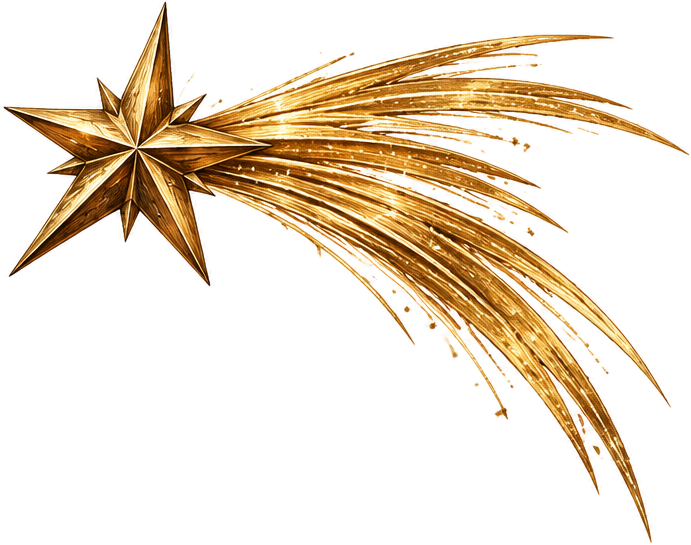
#> input picture videos/assets/noel-etoile-filante.png, 691 x 545 px; its folder holds only this picture in this run
$ python decoupe_illustrations.py noel-etoile-filante.png
#> lines starting #> are read from the running program, lines starting #| are printed output that depends on the picture; after the words box and inside, x2 and y2 are one past the last pixel; in counts of white or black regions, pixels touching at a corner belong together
"""Découpe les éléments de la planche d'illustrations de Noël (fond blanc) en PNG transparents.

Usage : python3 videos/assets/decoupe_illustrations.py planche.png [coffre.png]
Le second fichier (coffre-cadeau sur faux damier de transparence) donne noel-coffre.png.
"""
import sys
from pathlib import Path

import numpy as np
from PIL import Image, ImageDraw, ImageFilter

HERE = Path(__file__).parent

# nom : (cadre x0, y0, x1, y1 dans la planche 1536x1024, point à l'intérieur de l'élément)
# taille du coeur opaque : assez grande pour garder les reflets des grelots, 0 pour les éléments fins
ELEMENTS = {
    "grelots-noeud": ((5, 10, 640, 440), (270, 300)),
    "grelot-suspendu": ((1230, 0, 1536, 485), (1390, 380)),
    "grelot": ((740, 555, 1125, 965), (930, 840)),
    "grelots-suspendus": ((1120, 490, 1536, 1000), (1400, 870)),
    "etoile": ((730, 300, 975, 570), (850, 435), 0),
}


def cut(planche, box, seed, core_size=41):
    crop = planche.crop(box)
    a = np.asarray(crop).astype(int)
    ink = (a.min(axis=2) < 232) | (a.max(axis=2) - a.min(axis=2) > 25)
    # on relie les petits morceaux proches (pièces, perles) avant de prendre l'élément
    joined = Image.fromarray((ink * 255).astype(np.uint8)).filter(ImageFilter.MaxFilter(9))
    ImageDraw.floodfill(joined, (seed[0] - box[0], seed[1] - box[1]), 128)
    comp = np.asarray(joined) == 128
    # on bouche les trous (reflets blancs à l'intérieur)
    outside = Image.fromarray(np.where(comp, 255, 0).astype(np.uint8)).copy()  # copie : floodfill ne modifie pas une image partagée avec numpy
    w, h = outside.size
    for x in range(0, w, 4):
        for y in (0, h - 1):
            if outside.getpixel((x, y)) == 0:
                ImageDraw.floodfill(outside, (x, y), 64)
    for y in range(0, h, 4):
        for x in (0, w - 1):
            if outside.getpixel((x, y)) == 0:
                ImageDraw.floodfill(outside, (x, y), 64)
    filled = np.asarray(outside) != 64
    # on revient au contour réel (le MaxFilter l'a élargi), sans liseré blanc
    # coeur de l'élément : opaque (garde les reflets blancs des grelots)
    core = np.asarray(Image.fromarray(filled.astype(np.uint8) * 255).filter(ImageFilter.MinFilter(core_size))) > 0 if core_size else np.zeros_like(filled)
    # près du bord : transparence selon la blancheur, pour ne pas garder le papier entre les aiguilles
    soft = np.clip((250 - a.min(axis=2)) / 70, 0, 1)
    soft = np.maximum(soft, np.clip((a.max(axis=2) - a.min(axis=2) - 15) / 40, 0, 1))
    alpha = np.where(core, 1.0, soft) * filled
    alpha = np.asarray(Image.fromarray((alpha * 255).astype(np.uint8)).filter(ImageFilter.GaussianBlur(0.6))) / 255
    # on retire le blanc mélangé aux bords semi-transparents
    k = np.clip(alpha, 0.05, 1)[..., None]
    rgb = np.clip((a - (1 - k) * 255) / k, 0, 255)
    out = Image.fromarray(np.dstack([rgb, alpha[..., None] * 255]).astype(np.uint8), "RGBA")
    return out.crop(out.getbbox())


def cut_checkerboard(path):
    """Détoure une image posée sur un faux damier de transparence gris et blanc."""
    img = Image.open(path).convert("RGB")
    a = np.asarray(img).astype(int)
    grey = ((a.max(axis=2) - a.min(axis=2)) < 14) & (a.min(axis=2) > 150)
    bg = Image.fromarray(grey.astype(np.uint8) * 255).copy()
    w, h = bg.size
    for x in range(0, w, 3):
        for y in (0, h - 1):
            if bg.getpixel((x, y)) == 255:
                ImageDraw.floodfill(bg, (x, y), 128)
    for y in range(0, h, 3):
        for x in (0, w - 1):
            if bg.getpixel((x, y)) == 255:
                ImageDraw.floodfill(bg, (x, y), 128)
    # morceaux de damier enfermés dans le décor : zones grises alternant clair et foncé
    lum = a.min(axis=2)
    for y in range(0, h, 6):
        for x in range(0, w, 6):
            if bg.getpixel((x, y)) == 255:
                ImageDraw.floodfill(bg, (x, y), 100)
                comp = np.asarray(bg) == 100
                vals = lum[comp]
                checker = comp.sum() > 150 and (vals < 185).mean() > 0.2 and (vals > 215).mean() > 0.2
                ImageDraw.floodfill(bg, (x, y), 128 if checker else 50)
    obj = Image.fromarray((np.asarray(bg) != 128).astype(np.uint8) * 255)
    obj = obj.filter(ImageFilter.MinFilter(3)).filter(ImageFilter.GaussianBlur(0.8))
    out = img.convert("RGBA")
    out.putalpha(obj)
    return out.crop(out.getbbox())


def main(path, coffre=None):
#> called with path = 'noel-etoile-filante.png'
    planche = Image.open(path).convert("RGB")
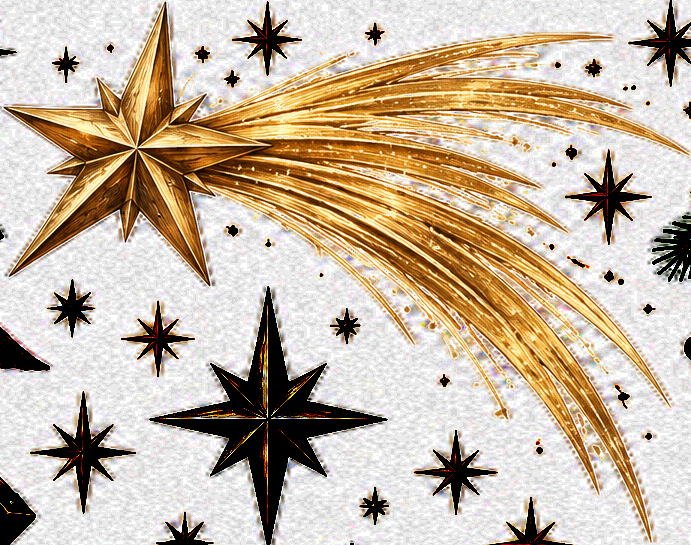
#> planche: PIL image 691x545 RGB; mean R, G, B 200.5, 184, 164
    for name, (box, seed, *core) in ELEMENTS.items():
        img = cut(planche, box, seed, *core)
        img.save(HERE / f"noel-{name}.png", optimize=True)
        print(name, img.size)
#> this loop made 5 passes
#> pass 1, in cut, `crop = planche.crop(box)`:
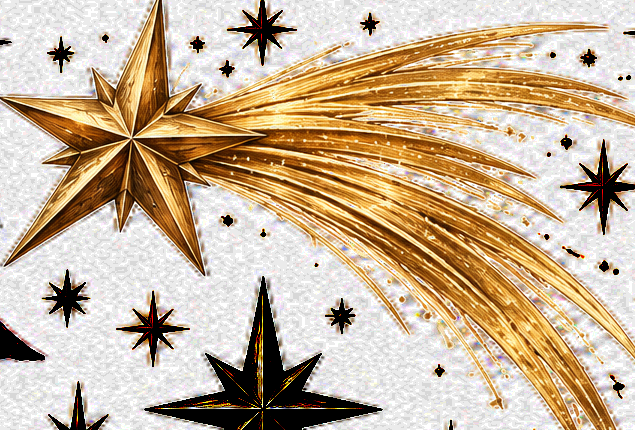
#> crop: PIL image 635x430 RGB; mean R, G, B 200.9, 179.7, 153.4
#> pass 1, in cut, `ink = (a.min(axis=2) < 232) | (a.max(axis=2) - a.min(axis=2) > 25)`:
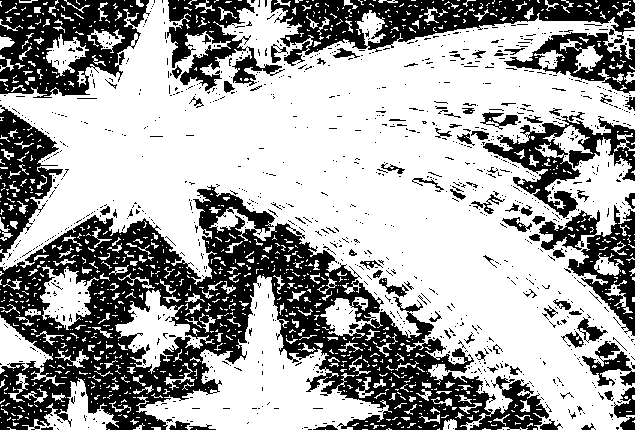
#> ink: shape (430, 635) bool; 63.7% white; 1150 black regions (1063 under 20 px), largest, box (x1, y1, x2, y2) and area: (0, 185, 549, 430) 49636, (271, 0, 635, 94) 12840, (0, 0, 150, 98) 8724
#> pass 1, in cut, `joined = Image.fromarray((ink * 255).astype(np.uint8)).filter(ImageFil..`:
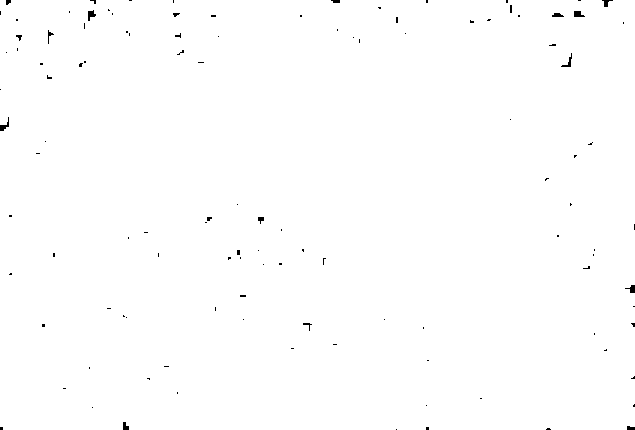
#> joined: PIL image 635x430 L; 99.6% white; 115 black regions (100 under 20 px), largest, box (x1, y1, x2, y2) and area: (88, 10, 96, 21) 50, (574, 11, 585, 17) 49, (0, 117, 9, 131) 49
    if coffre:
        img = cut_checkerboard(coffre)
        img.save(HERE / "noel-coffre.png", optimize=True)
        print("coffre", img.size)


if __name__ == "__main__":
    main(*sys.argv[1:3])

$ run again, on videos/assets/noel-grelots-suspendus.png
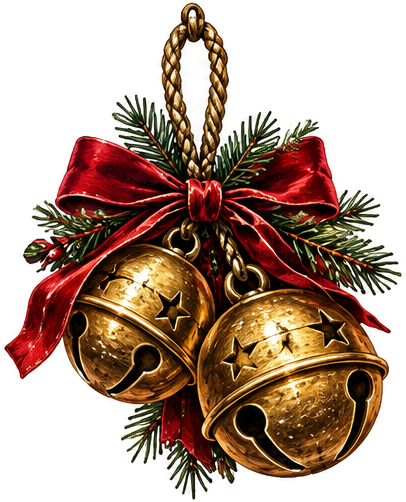
#> input picture videos/assets/noel-grelots-suspendus.png, 406 x 502 px
#> the loop in main, `for name, (box, seed, *core) in ELEMENTS.items():` made 5 passes
#> pass 1, in cut, `ink = (a.min(axis=2) < 232) | (a.max(axis=2) - a.min(axis=2) > 25)`:
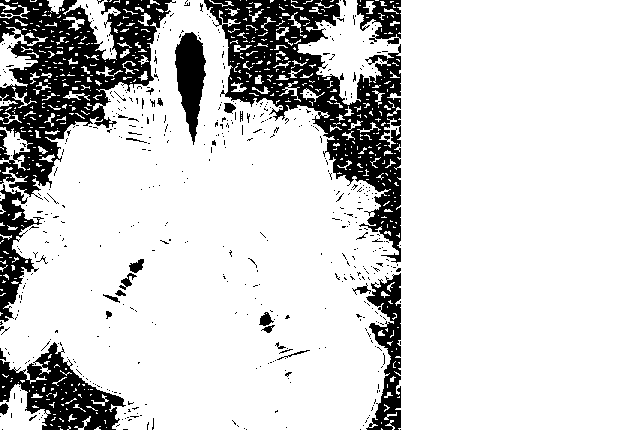
#> ink: shape (430, 635) bool; 82.5% white; 543 black regions (516 under 20 px), largest, box (x1, y1, x2, y2) and area: (204, 0, 401, 263) 16547, (0, 0, 176, 200) 15035, (0, 342, 126, 430) 4954
#> pass 1, in cut, `joined = Image.fromarray((ink * 255).astype(np.uint8)).filter(ImageFil..`:
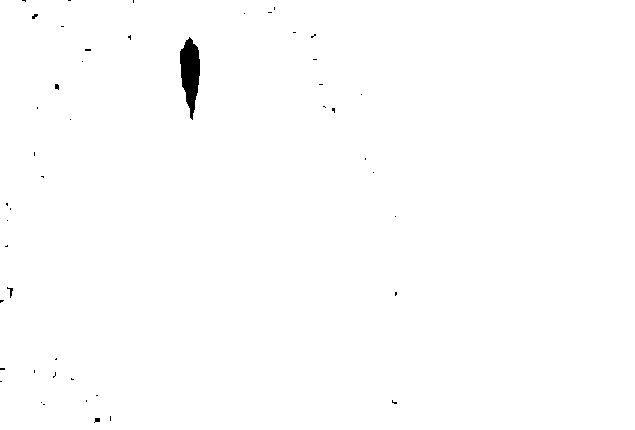
#> joined: PIL image 635x430 L; 99.5% white; 47 black regions (43 under 20 px), largest, box (x1, y1, x2, y2) and area: (180, 37, 200, 120) 1057, (7, 287, 13, 298) 25, (94, 418, 100, 423) 21, (55, 84, 59, 90) 20
